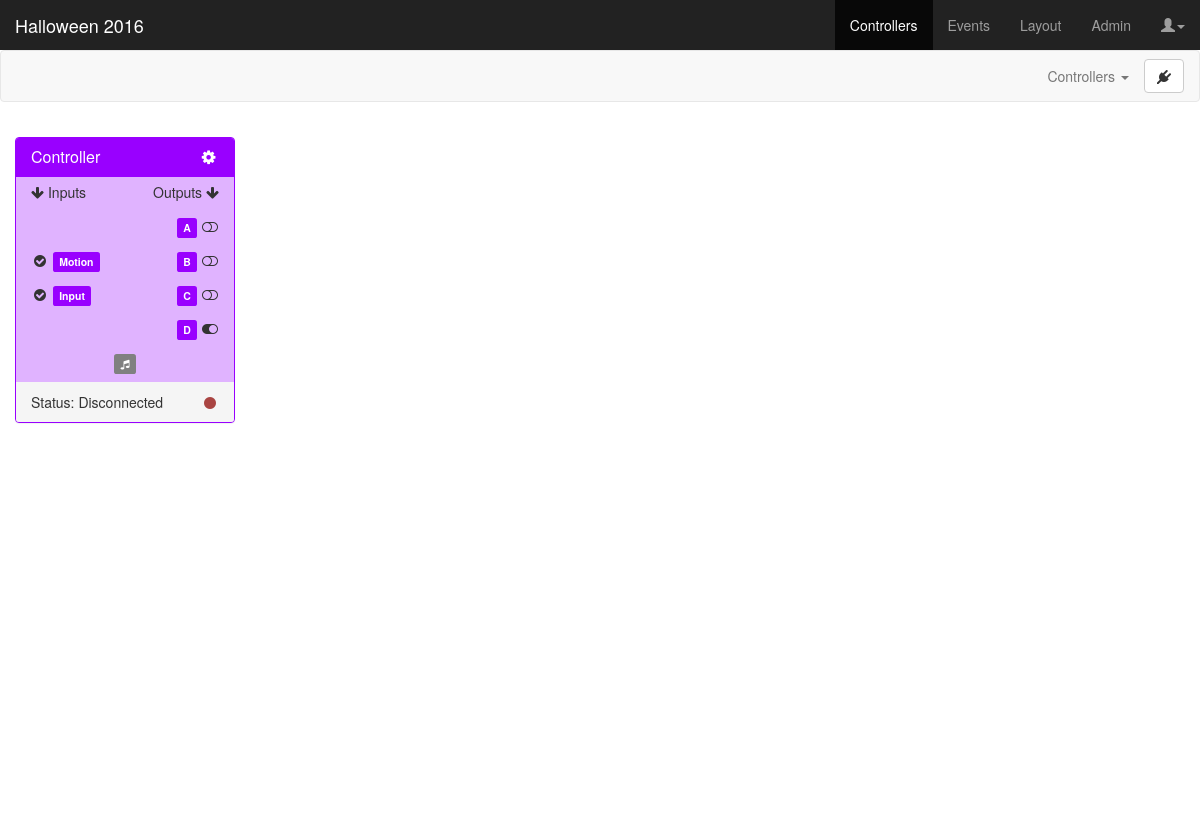
The page /controllers on the database its author committed.
### app/models.py (models this page shows, shortened)
class Controller(db.Model):
	id = db.Column(db.Integer, primary_key=True)
	project_id = db.Column(db.Integer, db.ForeignKey('project.id'))
	color_id = db.Column(db.Integer, db.ForeignKey('color.id'))
	name = db.Column(db.String(25), unique=True)
	ports = db.relationship('Port', backref='controller')
	def get_port(self, port):
		try:
			for p in self.ports:
				if p.port == port:
					return p
			NotFound = namedtuple('NotFound', 'id name state')
			p = NotFound(id='<NOT_FOUND>', name='<NOT_FOUND>', state='<NOT_FOUND>')
			return p
		except:
			return 0
	@property
	def serialize(self):
		return {
			'controller_id': self.id,
			'project_id': self.project_id,
			'controllername': self.name,
			'controllercolor': self.color_id,
			'input1_id': self.get_port('1').id,
			'input1name': self.get_port('1').name,
			'input1state': self.get_port('1').state,
			'input2_id': self.get_port('2').id,
			'input2name': self.get_port('2').name,
			'input2state': self.get_port('2').state,
			'outputA_id': self.get_port('A').id,
			'outputAname': self.get_port('A').name,
			'outputAstate': self.get_port('A').state,
			'outputB_id': self.get_port('B').id,
			'outputBname': self.get_port('B').name,
			'outputBstate': self.get_port('B').state,
			'outputC_id': self.get_port('C').id,
			'outputCname': self.get_port('C').name,
			'outputCstate': self.get_port('C').state,
			'outputD_id': self.get_port('D').id,
			'outputDname': self.get_port('D').name,
			'outputDstate': self.get_port('D').state,
		}

class Port(db.Model):
	id = db.Column(db.Integer, primary_key=True)
	controller_id = db.Column(db.Integer, db.ForeignKey('controller.id'))
	port = db.Column(db.String(2))
	name = db.Column(db.String(25))
	state = db.Column(db.String(10))
	type = db.Column(db.String(8))

### app/views.py (the view)
@app.route('/controllers')
def controllers():
	controllers = Controller.query.filter(Controller.project_id==projectid)
	for c in controllers:
		connected[str(c.id)] = False
	colors = Color.query.all()
	return render_template('controllers.html', title='Controllers', projectname=projectname, controllers=[c.serialize for c in controllers], colors=[color.serialize for color in colors])

### app/models.py (called while the page is built)
	@property
	def serialize(self):
		return{
			'id': self.id,
			'name': self.name,
			'hex': self.hex
		}

### app/templates/controllers.html (shortened to what this page needs)
{% extends "base.html" %}
{% block content %}
<link href="static/css/controllers.css" rel="stylesheet">
<nav class="navbar navbar-default">
  <div class="container-fluid">
    <div class="collapse navbar-collapse" id="navbar-collapse-1">
      <ul class="nav navbar-nav navbar-right">
        <li class="dropdown">
        <a href="#" class="dropdown-toggle" data-toggle="dropdown">Controllers <span class="caret"></span></a>
        <li>
        	<button type="button" class="btn btn-default navbar-btn" onclick="checkController('90')">
        	  <i class="fa fa-plug"></i>
        	</button>
        </li>
      </ul>
    </div>
  </div>
</nav>
<div class="container-fluid dashboard">
  {% for c in controllers %}
  <div class="panel draggable-controller cc-{{ c.controllercolor }}" id="controller-{{ c.controller_id }}">
    <div class="panel-heading cc-{{ c.controllercolor }}-heading">
      <h3 class="panel-title">
        <span class="controller-name">{{ c.controllername }}</span>
        <div class="pull-right" data-toggle="modal" data-target="#editControllerModal" data-cid="controller-{{ c.controller_id }}" data-ccolor="cc-{{ c.controllercolor }}" data-cname="{{ c.controllername }}">
          <i class="fa fa-cog fa-fw"></i>
        </div>
      </h3>
    </div>
    <ul class="list-group">
      <li class="list-group-item borderless">
        <div class="pull-left"><i class="fa fa-arrow-down"></i> Inputs</div>
        <div class="pull-right">Outputs <i class="fa fa-arrow-down"></i></div>
      </li>
      <li class="list-group-item borderless">
        <div class="pull-right">
          <span class="label output portA cc-{{ c.controllercolor }}" data-toggle="tooltip" title="{{ c.outputAname }}<br>(Click to name)" data-container="body" data-html="true" data-fullname="{{ c.outputAname }}">{{ c.outputAname|truncate(7, True) }}</span>&nbsp;<span id="toggle-A-{{ c.controller_id }}" data-toggle="tooltip" title="{% if c.outputAstate == 'DISABLED' %}DISABLED{% else %}Default {{ c.outputAstate }}{% endif %}<br>(Click to toggle)" data-html="true" data-container="body"><i class="fa fa-{% if c.outputAstate == 'DISABLED' %}ban{% else %}toggle-{{ c.outputAstate|lower }}{% endif %} fa-fw" data-setting="{{ c.outputAstate }}"></i></span>
        </div>
      </li>
      <li class="list-group-item borderless">
        <div class="pull-left"><span id="toggle-1-{{ c.controller_id }}" data-toggle="tooltip" title="{{ c.input1state }}<br>(Click to toggle)" data-html="true" data-container="body"><i class="fa fa-{% if c.input1state == 'DISABLED' %}ban{% else %}check-circle{% endif %} fa-fw" data-setting="{{ c.input1state }}"></i></span>&nbsp;</div>
        <div class="pull-left spin"><span class="label input port1 cc-{{ c.controllercolor }}" data-toggle="tooltip" title="{{ c.input1name }}<br>(Click to name)" data-container="body" data-html="true" data-fullname="{{ c.input1name }}">{{ c.input1name|truncate(7, True) }}</span></div>
        <div class="pull-right">
          <span class="label output portB cc-{{ c.controllercolor }}" data-toggle="tooltip" title="{{ c.outputBname }}<br>(Click to name)" data-container="body" data-html="true" data-fullname="{{ c.outputBname }}">{{ c.outputBname|truncate(7, True) }}</span>&nbsp;<span id="toggle-B-{{ c.controller_id }}" data-toggle="tooltip" title="{% if c.outputBstate == 'DISABLED' %}DISABLED{% else %}Default {{ c.outputBstate }}{% endif %}<br>(Click to toggle)" data-html="true" data-container="body"><i class="fa fa-{% if c.outputBstate == 'DISABLED' %}ban{% else %}toggle-{{ c.outputBstate|lower }}{% endif %} fa-fw" data-setting="{{ c.outputBstate }}"></i></span>
        </div>
      </li>
      <li class="list-group-item borderless">
        <div class="pull-left"><span id="toggle-2-{{ c.controller_id }}" data-toggle="tooltip" title="{{ c.input2state }}<br>(Click to toggle)" data-html="true" data-container="body"><i class="fa fa-{% if c.input2state == 'DISABLED' %}ban{% else %}check-circle{% endif %} fa-fw" data-setting="{{ c.input2state }}"></i></span>&nbsp;</div>
        <div class="pull-left spin"><span class="label input port2 cc-{{ c.controllercolor }}" data-toggle="tooltip" title="{{ c.input2name }}<br>(Click to name)" data-container="body" data-html="true" data-fullname="{{ c.input2name }}">{{ c.input2name|truncate(7, True) }}</span></div>
        <div class="pull-right">
          <span class="label output portC cc-{{ c.controllercolor }}" data-toggle="tooltip" title="{{ c.outputCname }}<br>(Click to name)" data-container="body" data-html="true" data-fullname="{{ c.outputCname }}">{{ c.outputCname|truncate(7, True) }}</span>&nbsp;<span id="toggle-C-{{ c.controller_id }}" data-toggle="tooltip" title="{% if c.outputCstate == 'DISABLED' %}DISABLED{% else %}Default {{ c.outputCstate }}{% endif %}<br>(Click to toggle)" data-html="true" data-container="body"><i class="fa fa-{% if c.outputCstate == 'DISABLED' %}ban{% else %}toggle-{{ c.outputCstate|lower }}{% endif %} fa-fw" data-setting="{{ c.outputCstate }}"></i></span>
        </div>
      </li>
      <li class="list-group-item borderless">
        <div class="pull-right">
          <span class="label output portD cc-{{ c.controllercolor }}" data-toggle="tooltip" title="{{ c.outputDname }}<br>(Click to name)" data-container="body" data-html="true" data-fullname="{{ c.outputDname }}">{{ c.outputDname|truncate(7, True) }}</span>&nbsp;<span id="toggle-D-{{ c.controller_id }}" data-toggle="tooltip" title="{% if c.outputDstate == 'DISABLED' %}DISABLED{% else %}Default {{ c.outputDstate }}{% endif %}<br>(Click to toggle)" data-html="true" data-container="body"><i class="fa fa-{% if c.outputDstate == 'DISABLED' %}ban{% else %}toggle-{{ c.outputDstate|lower }}{% endif %} fa-fw" data-setting="{{ c.outputDstate }}"></i></span>
        </div>
      </li>
      <li class="list-group-item borderless">
        <div class="text-center">
          <span class="label sounds cc-{{ c.controllercolor }} unassigned" id="sounds-{{ c.controller_id }}" data-toggle="tooltip" title="(Click to configure)" data-placement="bottom" data-container="body"><i class="fa fa-music"></i></span>
        </div>
      </li>
    </ul>
    <div class="panel-footer">
      Status: <span class="status">Disconnected</span>
      <div class="pull-right">
        <i class="fa fa-circle fa-fw text-danger status-icon"></i>
      </div>
    </div>
  </div>
  {% endfor %}
</div>
{% endblock %}

### app/static/css/controllers.css (style rules this page uses)
body { padding-top: 50px; }
:root { --cc1-head: #4298B5; --cc1-bg: #c7e2eb; --cc2-head: #273a3f; --cc2-bg: #c0d3d8; --cc3-head: #92B06A; --cc3-bg: #dae5cd; --cc4-head: #9900ff; --cc4-bg: #e0b3ff; --cc5-head: #DD5F32; --cc5-bg: #f4ccbd; --cc6-head: #FFA200; --cc6-bg: #ffe3b3; --cc7-head: #00A03E; --cc7-bg: #c6ecd4; --cc8-head: #24A8AC; --cc8-bg: #bff0f2; --cc9-head: #cccc00; --cc9-bg: #ffffcc; --cc10-head: #fa8072; --cc10-bg: #fdd3ce; }
.dashboard { height: calc(100vh - 100px); padding: 15px; }
.draggable-controller { width: 220px; float: left; }
span[class*='cc-'].unassigned { background-color: gray !important; }
.cc-4 { border-color: var(--cc4-head); background-color: var(--cc4-bg); }
.cc-4 > .cc-4-heading { color: #fff; background-color: var(--cc4-head); border-color: var(--cc4-head); }
.cc-4.label { background-color: var(--cc4-head); }
li.borderless { border-top: 0 none; border-bottom: 0 none; padding: 5px 15px; background-color: transparent; height: 35px; }

### rows shown on the page
Controller: controllername "Controller"
Port: input1name "Motion"
Port: input2name "Input"

### other values the page prints
{{ projectname }} "Halloween 2016"
{{ c.outputAname|truncate(7, True) }} "A"
{{ c.outputBname|truncate(7, True) }} "B"
{{ c.outputCname|truncate(7, True) }} "C"
{{ c.outputDname|truncate(7, True) }} "D"
